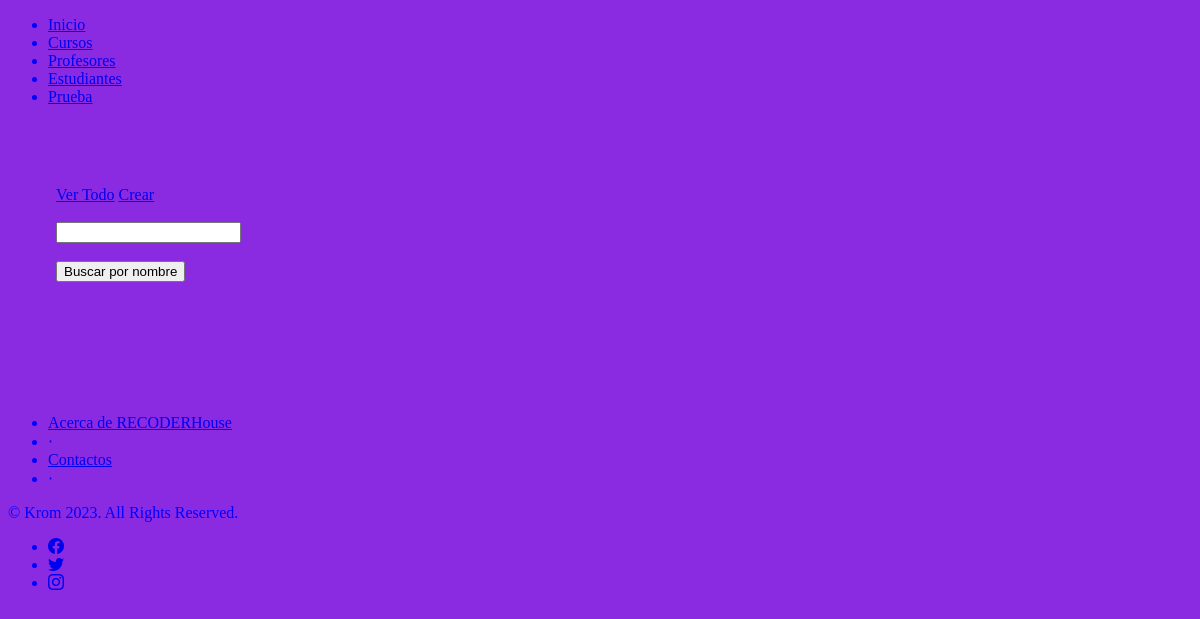
Page /controladores/estudiantes/ on the earlier database version.
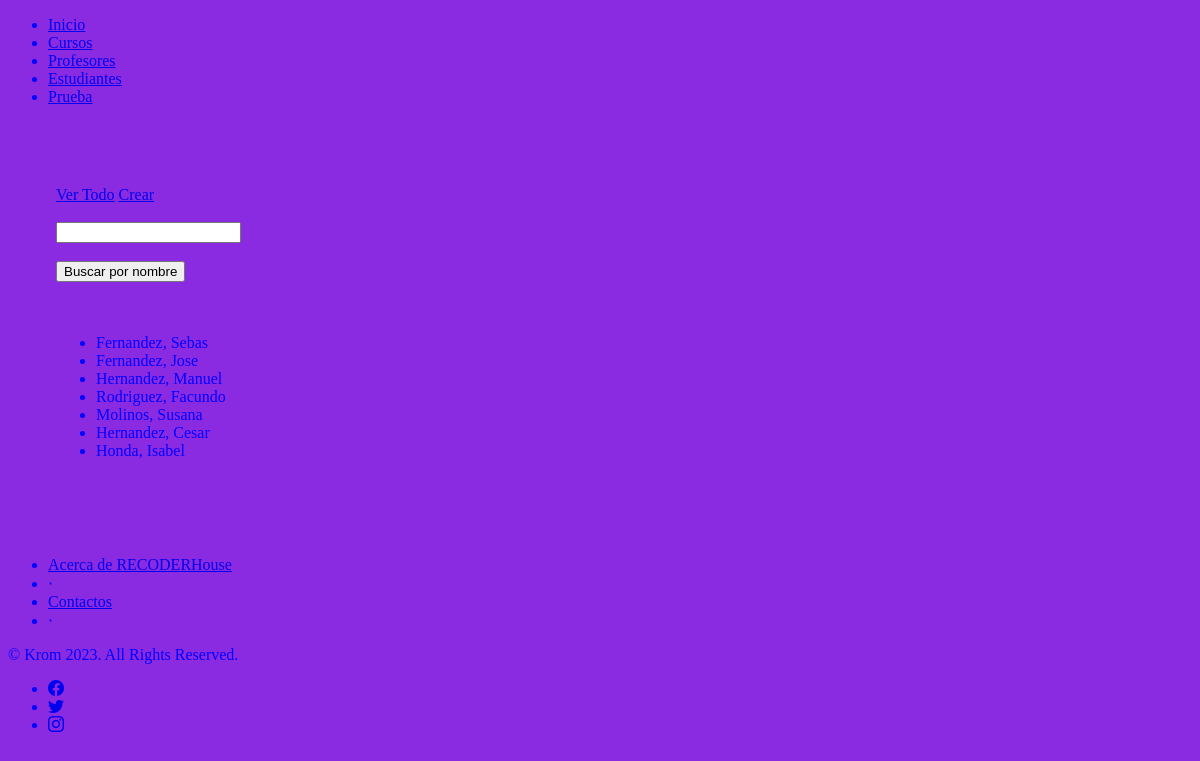
Same page on the later database version.
### controladores/models.py (models this page shows, shortened)
class Estudiante (models.Model):
    estudiante_name = models.CharField(max_length=256)
    estudiante_lastname = models.CharField(max_length=256)
    estudiante_email = models.EmailField(blank=True)
    estudiante_dni = models.CharField(max_length=32)
    estudiante_phone = models.CharField(max_length=20, blank=True, null=True)
    estudiante_birth = models.DateField(null=True)

### controladores/views.py (the view)
# urls.py: path('estudiantes/',        lista_estudiantes,  name="lista_estudiantes"),
def lista_estudiantes (request):
    contexto = {
        "nav" : "estudiantes",
        "Estudiantes" : Estudiante.objects.all()
    }
    http_response = render (
        request =  request,
        template_name = "controladores/lista_estudiantes.html",
        context = contexto
    )
    return http_response

### controladores/templates/controladores/lista_estudiantes.html (shortened to what this page needs)
{% extends "base.html" %}
{% block contenido %}
<a button type="button" class="btn btn-primary" href="{% url 'lista_estudiantes' %}">Ver Todo</a>
<a button type="button" class="btn btn-primary" href="{% url 'crear_estudiante' %}">Crear</a>
<br><br>
<form action="{% url 'buscar_estudiantes' %}" method='post'>
    <input type="text" name="busqueda">
    <br><br>
    <input type="submit" value="Buscar por nombre">
</form>
<br><br>
<ul>
    {% for estudiante in Estudiantes %}
    <li>
    {{ estudiante.estudiante_lastname}}, {{estudiante.estudiante_name}}
    </li>
    {% endfor %}
</ul>
{% endblock contenido %}

### templates_base/base.html (shortened to what this page needs)
{% load static %}
<!DOCTYPE html>
<html lang="en">
    <head>
        <link href="https://cdn.jsdelivr.net/npm/bootstrap-icons@1.5.0/font/bootstrap-icons.css" rel="stylesheet" type="text/css" />
        <link href="{% static 'css/styles.css' %}" rel="stylesheet">
    </head>
    <body>
        <nav class="navbar navbar-light bg-light static-top">
            <ul class="nav nav-pills">
                <li class="nav-item">
                  <a class="nav-link {% if nav == 'inicio' %}active{% endif %}" href="{% url 'inicio' %}">Inicio</a>
                </li>
                <li class="nav-item">
                  <a class="nav-link {% if nav == 'cursos' %}active{% endif %}" href="{% url 'lista_cursos' %}">Cursos</a>
                </li>
                <li class="nav-item">
                  <a class="nav-link {% if nav == 'profesores' %}active{% endif %}" href="{% url 'lista_profesores' %}">Profesores</a>
                </li>
                <li class="nav-item">
                  <a class="nav-link {% if nav == 'estudiantes' %}active{% endif %}" href="{% url 'lista_estudiantes' %}">Estudiantes</a>
                </li>
                <li class="nav-item">
                  <a class="nav-link {% if nav == 'prueba' %}active{% endif %}" href="{% url 'prueba' %}">Prueba</a>
                </li>
            </ul>
        </nav>
        <section style = "padding: 4rem 3rem;">
        {% block contenido %}
        {% endblock contenido %}
        </section>
        <footer class="footer bg-light">
            <div class="container">
                <div class="row">
                    <div class="col-lg-6 h-100 text-center text-lg-start my-auto">
                        <ul class="list-inline mb-2">
                            <li class="list-inline-item"><a href="#!">Acerca de RECODERHouse</a></li>
                            <li class="list-inline-item">⋅</li>
                            <li class="list-inline-item"><a href="#!">Contactos</a></li>
                            <li class="list-inline-item">⋅</li>
                        </ul>
                        <p class="text-muted small mb-4 mb-lg-0">&copy; Krom 2023. All Rights Reserved.</p>
                    </div>
                    <div class="col-lg-6 h-100 text-center text-lg-end my-auto">
                        <ul class="list-inline mb-0">
                            <li class="list-inline-item me-4">
                                <a href="https://www.facebook.com/Coderhouse/" target="_blank"><i class="bi-facebook fs-3"></i></a>
                            </li>
                            <li class="list-inline-item me-4">
                                <a href="https://twitter.com/coderhouse/" target="_blank"><i class="bi-twitter fs-3"></i></a>
                            </li>
                            <li class="list-inline-item">
                                <a href="https://www.instagram.com/coderhouse/" target="_blank"><i class="bi-instagram fs-3"></i></a>
                            </li>
                        </ul>
                    </div>
                </div>
            </div>
        </footer>
    </body>
</html>

### static/css/styles.css (style rules this page uses)
body { background-color: blueviolet; color: blue; }

Differences in the rows shown:
added Estudiante: estudiante_lastname "Fernandez", estudiante_name "Sebas"
added Estudiante: estudiante_lastname "Fernandez", estudiante_name "Jose"
added Estudiante: estudiante_lastname "Hernandez", estudiante_name "Manuel"
added Estudiante: estudiante_lastname "Rodriguez", estudiante_name "Facundo"
added Estudiante: estudiante_lastname "Molinos", estudiante_name "Susana"
added Estudiante: estudiante_lastname "Hernandez", estudiante_name "Cesar"
added Estudiante: estudiante_lastname "Honda", estudiante_name "Isabel"
